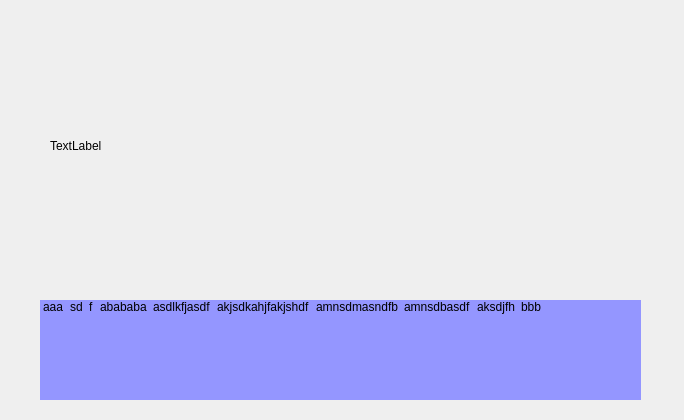
<?xml version="1.0" encoding="UTF-8"?>
<ui version="4.0">
 <class>Form</class>
 <widget class="QWidget" name="Form">
  <property name="geometry">
   <rect>
    <x>0</x>
    <y>0</y>
    <width>684</width>
    <height>420</height>
   </rect>
  </property>
  <property name="windowTitle">
   <string>Form</string>
  </property>
  <widget class="QLabel" name="image">
   <property name="geometry">
    <rect>
     <x>50</x>
     <y>10</y>
     <width>581</width>
     <height>271</height>
    </rect>
   </property>
   <property name="text">
    <string>TextLabel</string>
   </property>
   <property name="scaledContents">
    <bool>true</bool>
   </property>
  </widget>
  <widget class="QListWidget" name="text">
   <property name="geometry">
    <rect>
     <x>40</x>
     <y>300</y>
     <width>601</width>
     <height>100</height>
    </rect>
   </property>
   <property name="sizePolicy">
    <sizepolicy hsizetype="Fixed" vsizetype="Fixed">
     <horstretch>0</horstretch>
     <verstretch>0</verstretch>
    </sizepolicy>
   </property>
   <property name="minimumSize">
    <size>
     <width>100</width>
     <height>100</height>
    </size>
   </property>
   <property name="styleSheet">
    <string notr="true">background-color: rgb(148, 150, 255);
font: 14pt &quot;Franklin Gothic Demi&quot;;</string>
   </property>
   <property name="frameShape">
    <enum>QFrame::NoFrame</enum>
   </property>
   <property name="frameShadow">
    <enum>QFrame::Sunken</enum>
   </property>
   <property name="editTriggers">
    <set>QAbstractItemView::NoEditTriggers</set>
   </property>
   <property name="showDropIndicator" stdset="0">
    <bool>false</bool>
   </property>
   <property name="defaultDropAction">
    <enum>Qt::IgnoreAction</enum>
   </property>
   <property name="selectionMode">
    <enum>QAbstractItemView::NoSelection</enum>
   </property>
   <property name="flow">
    <enum>QListView::LeftToRight</enum>
   </property>
   <property name="isWrapping" stdset="0">
    <bool>true</bool>
   </property>
   <property name="resizeMode">
    <enum>QListView::Adjust</enum>
   </property>
   <property name="layoutMode">
    <enum>QListView::Batched</enum>
   </property>
   <property name="spacing">
    <number>5</number>
   </property>
   <property name="viewMode">
    <enum>QListView::ListMode</enum>
   </property>
   <property name="wordWrap">
    <bool>true</bool>
   </property>
   <property name="selectionRectVisible">
    <bool>false</bool>
   </property>
   <item>
    <property name="text">
     <string>aaa</string>
    </property>
   </item>
   <item>
    <property name="text">
     <string>sd</string>
    </property>
   </item>
   <item>
    <property name="text">
     <string>f</string>
    </property>
   </item>
   <item>
    <property name="text">
     <string>abababa</string>
    </property>
   </item>
   <item>
    <property name="text">
     <string>asdlkfjasdf</string>
    </property>
   </item>
   <item>
    <property name="text">
     <string>akjsdkahjfakjshdf</string>
    </property>
   </item>
   <item>
    <property name="text">
     <string>amnsdmasndfb</string>
    </property>
   </item>
   <item>
    <property name="text">
     <string>amnsdbasdf</string>
    </property>
   </item>
   <item>
    <property name="text">
     <string>aksdjfh</string>
    </property>
   </item>
   <item>
    <property name="text">
     <string>bbb</string>
    </property>
   </item>
  </widget>
 </widget>
 <resources/>
 <connections/>
</ui>
